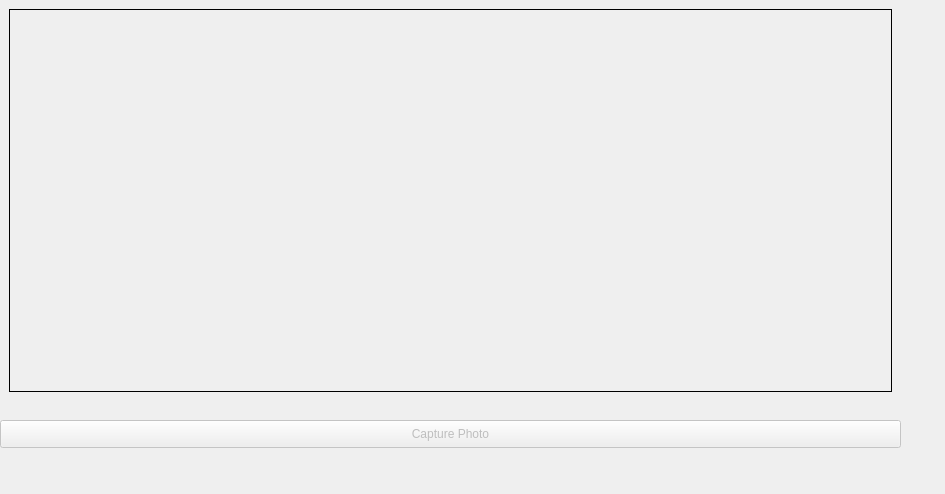
<?xml version="1.0" encoding="UTF-8"?>
<ui version="4.0">
 <class>camera</class>
 <widget class="QDialog" name="camera">
  <property name="geometry">
   <rect>
    <x>0</x>
    <y>0</y>
    <width>945</width>
    <height>494</height>
   </rect>
  </property>
  <property name="windowTitle">
   <string>Dialog</string>
  </property>
  <widget class="QStackedWidget" name="stackedWidget">
   <property name="geometry">
    <rect>
     <x>0</x>
     <y>0</y>
     <width>901</width>
     <height>401</height>
    </rect>
   </property>
   <property name="sizePolicy">
    <sizepolicy hsizetype="Preferred" vsizetype="Preferred">
     <horstretch>1</horstretch>
     <verstretch>0</verstretch>
    </sizepolicy>
   </property>
   <property name="palette">
    <palette>
     <active>
      <colorrole role="Base">
       <brush brushstyle="SolidPattern">
        <color alpha="255">
         <red>255</red>
         <green>255</green>
         <blue>255</blue>
        </color>
       </brush>
      </colorrole>
      <colorrole role="Window">
       <brush brushstyle="SolidPattern">
        <color alpha="255">
         <red>145</red>
         <green>145</green>
         <blue>145</blue>
        </color>
       </brush>
      </colorrole>
     </active>
     <inactive>
      <colorrole role="Base">
       <brush brushstyle="SolidPattern">
        <color alpha="255">
         <red>255</red>
         <green>255</green>
         <blue>255</blue>
        </color>
       </brush>
      </colorrole>
      <colorrole role="Window">
       <brush brushstyle="SolidPattern">
        <color alpha="255">
         <red>145</red>
         <green>145</green>
         <blue>145</blue>
        </color>
       </brush>
      </colorrole>
     </inactive>
     <disabled>
      <colorrole role="Base">
       <brush brushstyle="SolidPattern">
        <color alpha="255">
         <red>145</red>
         <green>145</green>
         <blue>145</blue>
        </color>
       </brush>
      </colorrole>
      <colorrole role="Window">
       <brush brushstyle="SolidPattern">
        <color alpha="255">
         <red>145</red>
         <green>145</green>
         <blue>145</blue>
        </color>
       </brush>
      </colorrole>
     </disabled>
    </palette>
   </property>
   <property name="currentIndex">
    <number>1</number>
   </property>
   <widget class="QWidget" name="viewfinderPage">
    <layout class="QGridLayout" name="gridLayout_5">
     <item row="0" column="0">
      <widget class="QCameraViewfinder" name="viewfinder" native="true"/>
     </item>
    </layout>
   </widget>
   <widget class="QWidget" name="previewPage">
    <layout class="QGridLayout" name="gridLayout_4">
     <item row="0" column="0">
      <widget class="QLabel" name="lastImagePreviewLabel">
       <property name="sizePolicy">
        <sizepolicy hsizetype="Preferred" vsizetype="MinimumExpanding">
         <horstretch>0</horstretch>
         <verstretch>0</verstretch>
        </sizepolicy>
       </property>
       <property name="frameShape">
        <enum>QFrame::Box</enum>
       </property>
       <property name="text">
        <string/>
       </property>
      </widget>
     </item>
    </layout>
   </widget>
  </widget>
  <widget class="QPushButton" name="takeImageButton">
   <property name="enabled">
    <bool>false</bool>
   </property>
   <property name="geometry">
    <rect>
     <x>0</x>
     <y>420</y>
     <width>901</width>
     <height>28</height>
    </rect>
   </property>
   <property name="text">
    <string>Capture Photo</string>
   </property>
  </widget>
 </widget>
 <customwidgets>
  <customwidget>
   <class>QCameraViewfinder</class>
   <extends>QWidget</extends>
   <header>qcameraviewfinder.h</header>
   <container>1</container>
  </customwidget>
 </customwidgets>
 <resources/>
 <connections/>
</ui>
